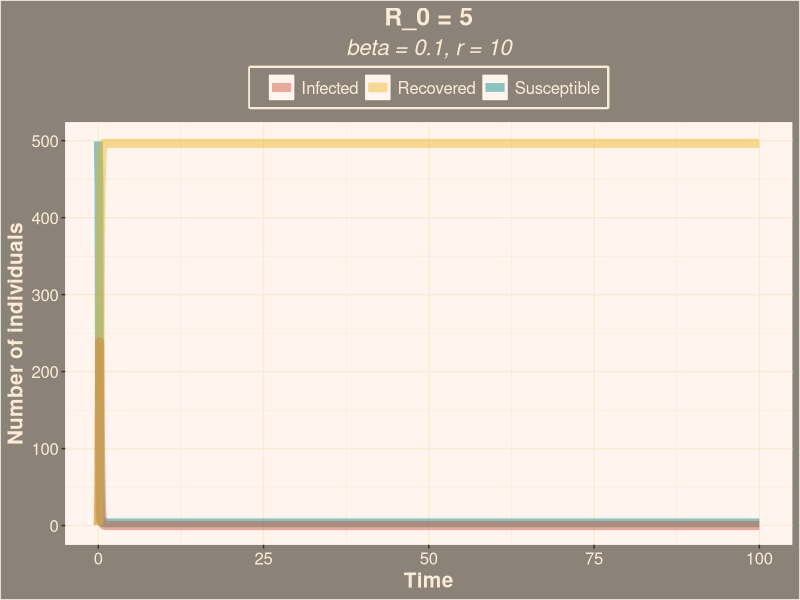
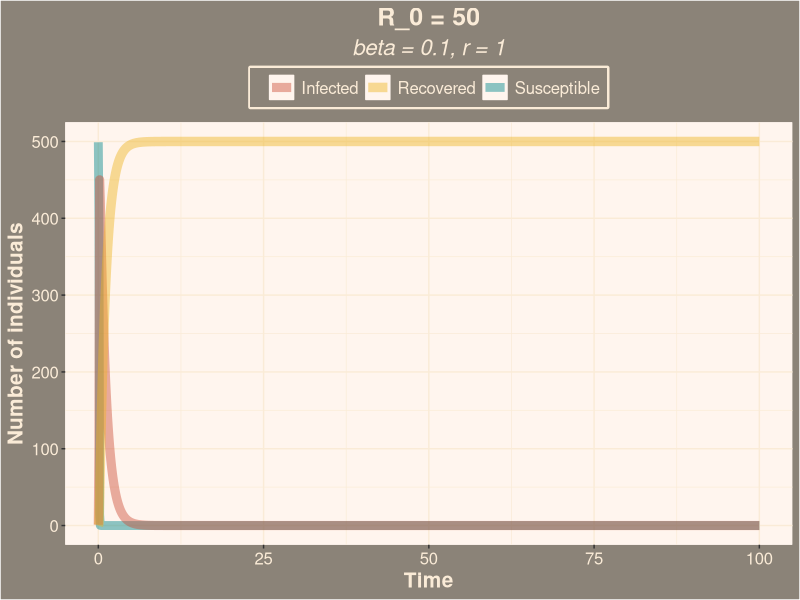
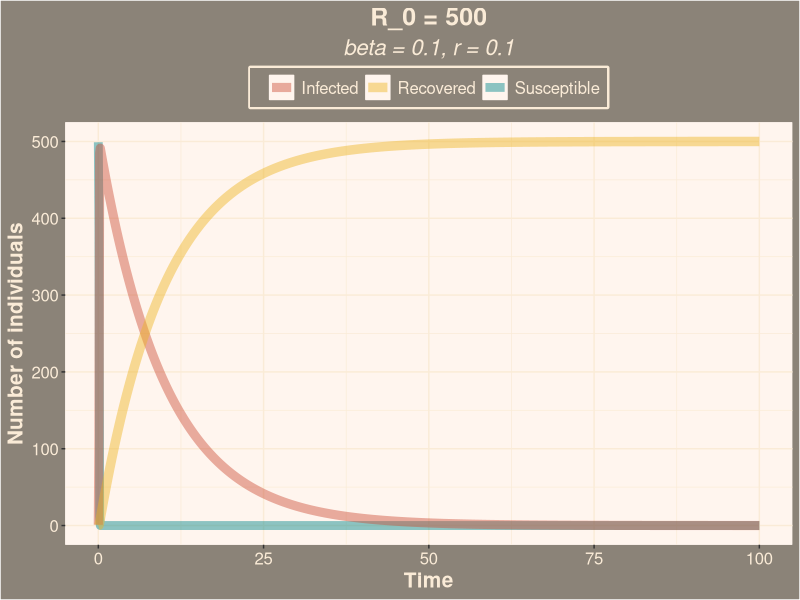
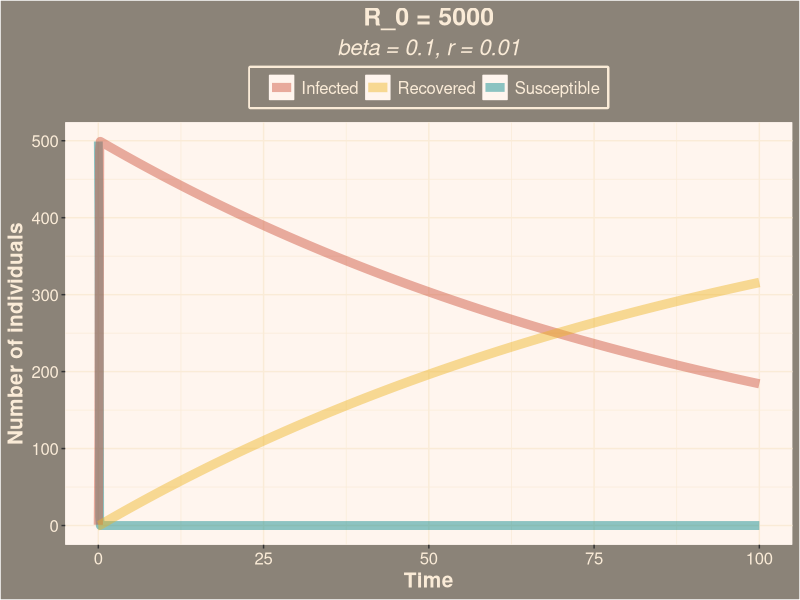
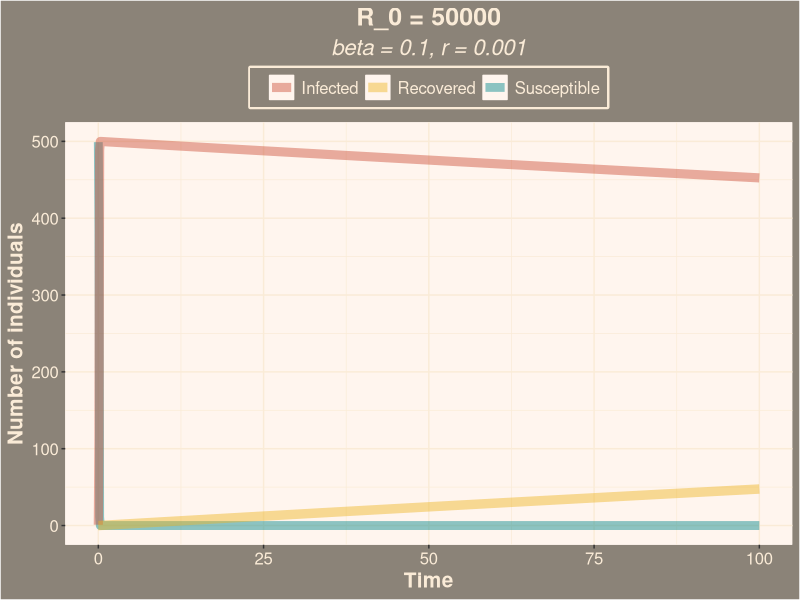
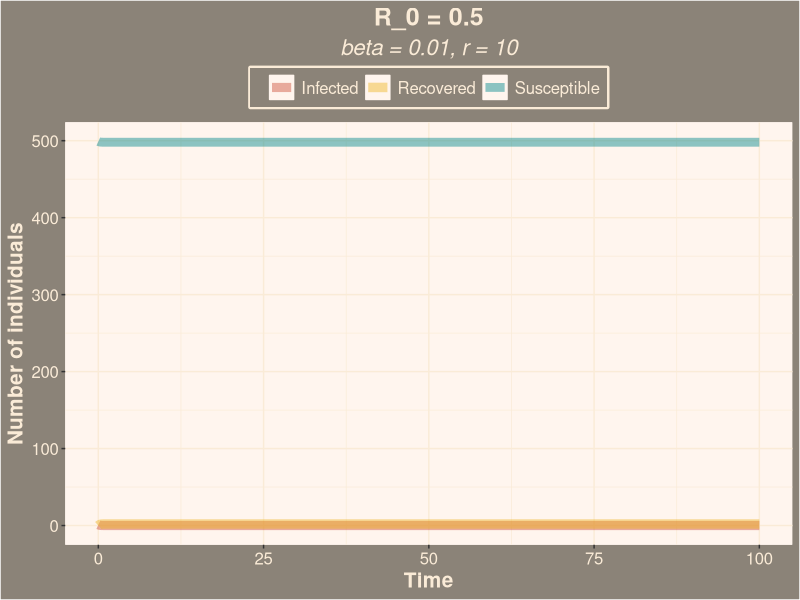
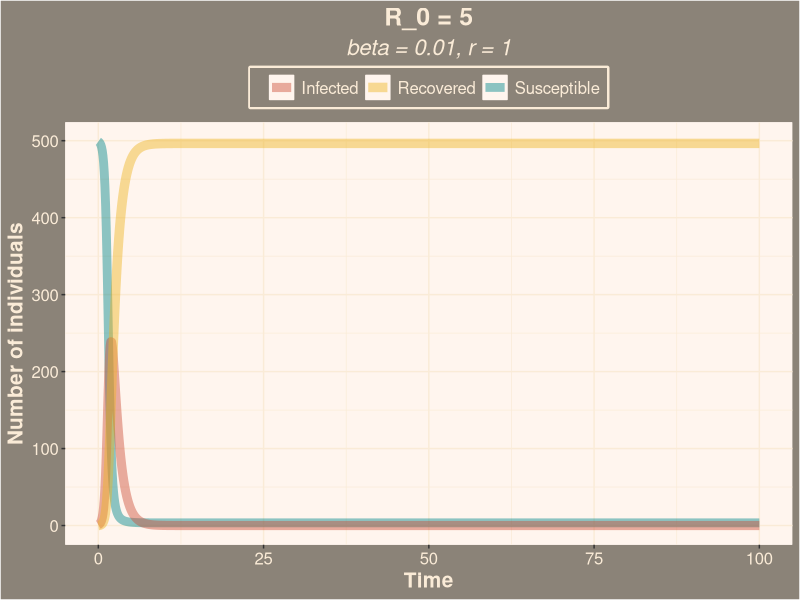
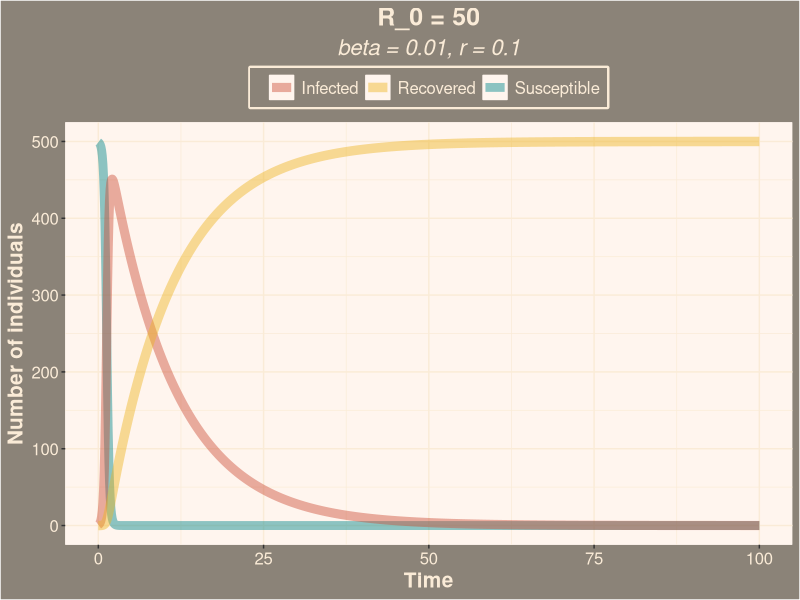

Write the R code that produced these figures, in order.
##########################################################
# Starting script to the module 'SIR models of epidemics'
##########################################################

# implements the basic SIR model, and plots simulation results

## Here you only need to know basic things:
##  #	To make comments
##  <-	Assigning a value to a symbol
##  c	To create a vector c(v1, v2, ..., vn)
##  e	is *10^
##  seq(a,b,c)	To create a sequence from a to b with intervals c


###################################
# FUNCTION DEFINITIONS
###################################

###
# SIR <- function(t, x, parms)
# Use: calculates the derivatives for the SIR model
# Input: 
#      t: time (not used here, because there is no explicit time dependence)
#      x: vector of the current values of all variables (S, I, R)
#      parms: vector of all parameter values
# Output:
#      der: vector of derivatives

# To use the lsoda function, the model function has to be a function of t (time),
# x (the vector of the variables) and parms (the parameters of the model).


SIR <- function(t, x, parms){
  
  # Beta and r are not global variables. This means that if you type beta in R, the output will be 'beta',
  # and not its value. You have to specify that you want to use the value of beta from 'parms' to solve the ODEs.
  # Similarly, the variables of the model are taken from the vector x. This is done by the 'with' function.
  
  with(as.list(c(parms,x)),{
    dS <- - beta*S*I
    dI <- + beta*S*I - r*I
    dR <- r*I         # Note: because S+I+R=constant, this equation could actually be omitted,
    # and R at any time point could simply be calculated as N-S-I.
    der <- c(dS, dI,dR)
    list(der)  # the output must be returned    
  }) # end of 'with'
  
}  # end of function definition


###########################
# MAIN PROGRAM
###########################

### LOAD LIBRARIES
#load R library for ordinary differential equation solvers
library(deSolve)

#For loop to try different Beta and r values

imax = 5 # eddig megy a betat lepteto for ciklus
jmax = 5 # eddig megy az r-t lepteto for ciklus
matrix_R_0 = matrix(nrow = imax, ncol = jmax) # ebben a matrixban vizsgáljuk R_0 erteket
matrix_Imax = matrix(nrow = imax, ncol = jmax) # ebben a matrixban forog vizsgalni, hogy I max erteke nagyobb-e mint a kezdeti
index = c(0, 0)

for(i in 1:imax) {
  for(j in 1:jmax) {
    
    
    index = c(i, j)
    
    ### INITIALIZE PARAMETER SETTINGS
    
    parms <- c(beta=10^(-i), r=10^(-j+2))		# set the parameters of the model - per time unit!
    inits <- c(S=499, I=1, R=0)		# set the initial values
    dt    <- seq(0,100,0.1)			# set the time points for evaluation
    
    # Calculate and print R_0 on the screen
    N <- sum(inits)
    R_0 <- with(as.list(parms),{beta*N/r})
    
    
    
    ### SIMULATE THE MODEL
    
    ## Use lsoda to solve the differential equations numerically. The syntax should be
    ## lsoda(initial values, time points, function, parameters)
    
    
    
    simulation <- as.data.frame(lsoda(inits, dt, SIR, parms = parms)) # this way our set 'parms' will be used as default
    
    ### PLOT THE OUTPUT
    ##ZS?FI's ggplot graphs
    library(ggplot2)
    
    #itt ?rom be, hogy ki?rja nekem a beta-kat meg r-eket is a plotra
    title = paste("R_0 = ",R_0, sep = "")
    beta = parms[1]
    r = parms[2]
    beta2 = paste("beta = ",beta, sep = "")
    r2 = paste("r = ",r,sep = "")
    subtitle = paste(beta2,r2, sep = ", ")
    
    #plot script
    plot = ggplot(simulation, aes(x = time)) + 
      geom_line(aes(y = S, colour = "Susceptible"), size=3, alpha=0.45) + 
      geom_line(aes(y = I, colour = "Infected"), size=3.1, alpha=0.45) + 
      geom_line(aes(y = R, colour = "Recovered"), size=3.2, alpha=0.45) +
      ylab(label="Number of individuals") + 
      xlab("Time") +
      ggtitle(title, subtitle = subtitle) +
      scale_color_manual(name = " ",
                         values = c("Susceptible" = "turquoise4", "Infected" = "tomato3", "Recovered" = "goldenrod2")) +
      theme(plot.background = element_rect(fill = "antiquewhite4"),
            legend.background = element_rect(fill = "antiquewhite4"),
            plot.title = element_text(size = 18, lineheight=.8, hjust=0.5, face="bold", colour="antiquewhite"),
            plot.subtitle = element_text(size = 16, lineheight=.8, hjust=0.5, face="italic", colour="antiquewhite"),
            axis.title = element_text(size = 15, face="bold",colour="antiquewhite"),
            axis.text = element_text(size = 12,colour="antiquewhite"),
            legend.position="top",
            legend.key = element_rect(fill = "seashell"),
            legend.text = element_text(size = 12,colour="antiquewhite"),
            legend.box.background = element_rect(colour = "antiquewhite", size=1.5),
            panel.background = element_rect(fill = "seashell", colour = "seashell", size = 0.5, linetype = "solid"),
            panel.grid.major = element_line(size = 0.5, linetype = 'solid', colour = "antiquewhite"), 
            panel.grid.minor = element_line(size = 0.25, linetype = 'solid', colour = "antiquewhite"))
    print(plot)
    
    attach(simulation) # this command allows you to refer to the columns of the data frame directly.
    
    #print(c(toString(5 * i + j), max(I)))
    
    print(paste("index: ", index[1], index[2]))
    
    initI = unname( inits[2])
    if(initI < max(I))
    {
      matrix_Imax[i,j] = T # ha a a fertozottek szama tud noni, akkor TRUE lesz a matrix i;j eleme
    }
    else
    {
      matrix_Imax[i,j] = F  # ha nem tud noni a fertozottek szama, FALSE lesz
    }
  
    if(((beta*(S[1]+I[1]+R[1]))/r) > 1) # az if nem tudja kezelni, hogy S, I és R nem egy darab szám, hanem változik a szimuláció során, ezért megkértem, hogy a kezdeti értékkel számoljon
    {
      print("Jarvany")
      matrix_R_0[i,j] = T  # ha R_0 nagyobb 1-nél, akkor a mátrix i;j eleme igaz lesz
    }
    else
    {
      print("Nem jarvany")
      matrix_R_0[i,j] = F # ha R_0 nem nagyobb 1-nél, akkor a mátrix i;j eleme hamis lesz
    }
    print(paste("R_0 =",R_0),quote=FALSE)
    # print(unname( inits[2]))
    # print(max(I))
    print("==================================")
    
    detach(simulation) # clean up the search path
    
  }
}

print("R_0")
print(matrix_R_0)
print("I_max")
print(matrix_Imax)
if (all(matrix_R_0) == all(matrix_Imax)) {  # osszehasonlitom a ket matrixot, viszont az if nem hajlando matrixot kezelni csak ugy
  print("Szupika")
}
print(matrix_R_0 == matrix_Imax)
identical(matrix_R_0, matrix_Imax, num.eq = TRUE, single.NA = TRUE, attrib.as.set = TRUE,
          ignore.bytecode = TRUE, ignore.environment = FALSE,
          ignore.srcref = TRUE)
